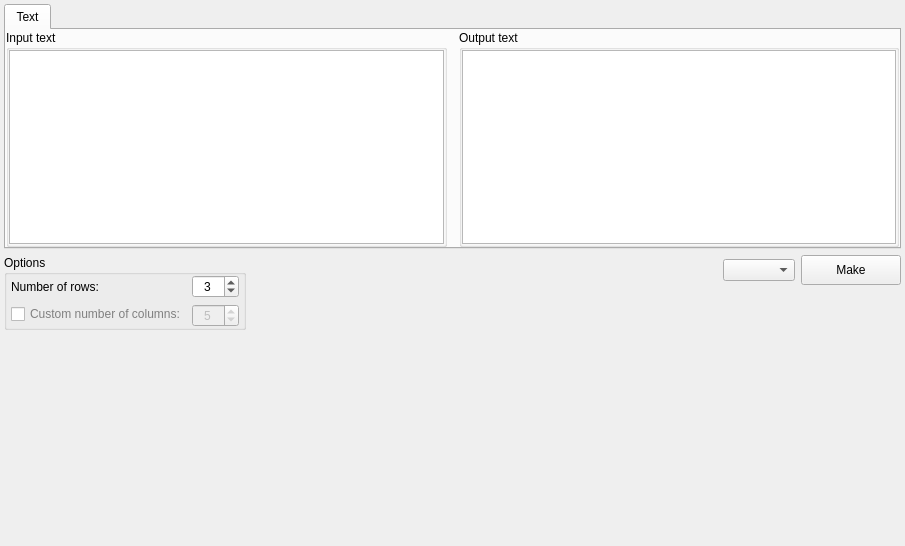
<?xml version="1.0" encoding="UTF-8"?>
<ui version="4.0">
 <class>Scytale</class>
 <widget class="QWidget" name="Scytale">
  <property name="geometry">
   <rect>
    <x>0</x>
    <y>0</y>
    <width>905</width>
    <height>546</height>
   </rect>
  </property>
  <property name="windowTitle">
   <string>Form</string>
  </property>
  <layout class="QVBoxLayout" name="verticalLayout_4">
   <property name="leftMargin">
    <number>4</number>
   </property>
   <property name="topMargin">
    <number>4</number>
   </property>
   <property name="rightMargin">
    <number>4</number>
   </property>
   <property name="bottomMargin">
    <number>4</number>
   </property>
   <item>
    <widget class="QTabWidget" name="tab_widget">
     <property name="maximumSize">
      <size>
       <width>16777215</width>
       <height>400</height>
      </size>
     </property>
     <widget class="QWidget" name="tab_text">
      <attribute name="title">
       <string>Text</string>
      </attribute>
      <layout class="QHBoxLayout" name="horizontalLayout">
       <property name="spacing">
        <number>12</number>
       </property>
       <property name="leftMargin">
        <number>0</number>
       </property>
       <property name="topMargin">
        <number>0</number>
       </property>
       <property name="rightMargin">
        <number>0</number>
       </property>
       <property name="bottomMargin">
        <number>0</number>
       </property>
       <item>
        <widget class="QGroupBox" name="group_box_input">
         <property name="title">
          <string>Input text</string>
         </property>
         <layout class="QVBoxLayout" name="verticalLayout_9">
          <property name="spacing">
           <number>0</number>
          </property>
          <property name="leftMargin">
           <number>0</number>
          </property>
          <property name="topMargin">
           <number>0</number>
          </property>
          <property name="rightMargin">
           <number>0</number>
          </property>
          <property name="bottomMargin">
           <number>0</number>
          </property>
          <item>
           <widget class="QTextEdit" name="text_edit_input"/>
          </item>
         </layout>
        </widget>
       </item>
       <item>
        <widget class="QGroupBox" name="group_box_output">
         <property name="title">
          <string>Output text</string>
         </property>
         <layout class="QVBoxLayout" name="verticalLayout_8">
          <property name="spacing">
           <number>0</number>
          </property>
          <property name="leftMargin">
           <number>0</number>
          </property>
          <property name="topMargin">
           <number>0</number>
          </property>
          <property name="rightMargin">
           <number>0</number>
          </property>
          <property name="bottomMargin">
           <number>0</number>
          </property>
          <item>
           <widget class="QTextEdit" name="text_edit_output">
            <property name="readOnly">
             <bool>true</bool>
            </property>
           </widget>
          </item>
         </layout>
        </widget>
       </item>
      </layout>
     </widget>
    </widget>
   </item>
   <item>
    <layout class="QHBoxLayout" name="horizontal_layout_1">
     <item>
      <layout class="QVBoxLayout" name="vertical_layout_2">
       <item>
        <widget class="QGroupBox" name="group_box_options">
         <property name="title">
          <string>Options</string>
         </property>
         <layout class="QVBoxLayout" name="verticalLayout">
          <property name="leftMargin">
           <number>0</number>
          </property>
          <property name="topMargin">
           <number>0</number>
          </property>
          <property name="rightMargin">
           <number>0</number>
          </property>
          <property name="bottomMargin">
           <number>0</number>
          </property>
          <item>
           <layout class="QFormLayout" name="form_layout_options">
            <property name="fieldGrowthPolicy">
             <enum>QFormLayout::ExpandingFieldsGrow</enum>
            </property>
            <property name="leftMargin">
             <number>4</number>
            </property>
            <property name="rightMargin">
             <number>4</number>
            </property>
            <item row="0" column="0">
             <widget class="QLabel" name="label_rows">
              <property name="text">
               <string>Number of rows:</string>
              </property>
             </widget>
            </item>
            <item row="0" column="1">
             <widget class="QSpinBox" name="spin_box_rows">
              <property name="frame">
               <bool>true</bool>
              </property>
              <property name="alignment">
               <set>Qt::AlignCenter</set>
              </property>
              <property name="buttonSymbols">
               <enum>QAbstractSpinBox::UpDownArrows</enum>
              </property>
              <property name="minimum">
               <number>1</number>
              </property>
              <property name="maximum">
               <number>999</number>
              </property>
              <property name="value">
               <number>3</number>
              </property>
             </widget>
            </item>
            <item row="1" column="0">
             <widget class="QCheckBox" name="check_box_columns">
              <property name="enabled">
               <bool>true</bool>
              </property>
              <property name="sizePolicy">
               <sizepolicy hsizetype="Fixed" vsizetype="Fixed">
                <horstretch>0</horstretch>
                <verstretch>0</verstretch>
               </sizepolicy>
              </property>
              <property name="layoutDirection">
               <enum>Qt::LeftToRight</enum>
              </property>
              <property name="styleSheet">
               <string notr="true">color: grey</string>
              </property>
              <property name="text">
               <string>Custom number of columns:</string>
              </property>
              <property name="autoExclusive">
               <bool>false</bool>
              </property>
              <property name="tristate">
               <bool>false</bool>
              </property>
             </widget>
            </item>
            <item row="1" column="1">
             <widget class="QSpinBox" name="spin_box_columns">
              <property name="enabled">
               <bool>false</bool>
              </property>
              <property name="sizePolicy">
               <sizepolicy hsizetype="Fixed" vsizetype="Fixed">
                <horstretch>0</horstretch>
                <verstretch>0</verstretch>
               </sizepolicy>
              </property>
              <property name="alignment">
               <set>Qt::AlignCenter</set>
              </property>
              <property name="readOnly">
               <bool>false</bool>
              </property>
              <property name="buttonSymbols">
               <enum>QAbstractSpinBox::UpDownArrows</enum>
              </property>
              <property name="accelerated">
               <bool>false</bool>
              </property>
              <property name="minimum">
               <number>1</number>
              </property>
              <property name="maximum">
               <number>999</number>
              </property>
              <property name="value">
               <number>5</number>
              </property>
             </widget>
            </item>
           </layout>
          </item>
         </layout>
        </widget>
       </item>
       <item>
        <spacer name="vertical_spacer_2">
         <property name="orientation">
          <enum>Qt::Vertical</enum>
         </property>
         <property name="sizeHint" stdset="0">
          <size>
           <width>20</width>
           <height>40</height>
          </size>
         </property>
        </spacer>
       </item>
      </layout>
     </item>
     <item>
      <spacer name="horizontal_spacer_1">
       <property name="orientation">
        <enum>Qt::Horizontal</enum>
       </property>
       <property name="sizeHint" stdset="0">
        <size>
         <width>40</width>
         <height>20</height>
        </size>
       </property>
      </spacer>
     </item>
     <item>
      <layout class="QVBoxLayout" name="vertical_layout_1">
       <item>
        <layout class="QHBoxLayout" name="horizontal_layout_2">
         <item>
          <widget class="QComboBox" name="combo_box_enc_proc">
           <property name="sizePolicy">
            <sizepolicy hsizetype="Fixed" vsizetype="Fixed">
             <horstretch>0</horstretch>
             <verstretch>0</verstretch>
            </sizepolicy>
           </property>
           <property name="maximumSize">
            <size>
             <width>16777215</width>
             <height>16777215</height>
            </size>
           </property>
           <property name="frame">
            <bool>true</bool>
           </property>
          </widget>
         </item>
         <item>
          <widget class="QPushButton" name="button_make">
           <property name="sizePolicy">
            <sizepolicy hsizetype="Fixed" vsizetype="Fixed">
             <horstretch>0</horstretch>
             <verstretch>0</verstretch>
            </sizepolicy>
           </property>
           <property name="minimumSize">
            <size>
             <width>100</width>
             <height>30</height>
            </size>
           </property>
           <property name="text">
            <string>Make</string>
           </property>
          </widget>
         </item>
        </layout>
       </item>
       <item>
        <spacer name="vertical_spacer_1">
         <property name="orientation">
          <enum>Qt::Vertical</enum>
         </property>
         <property name="sizeHint" stdset="0">
          <size>
           <width>20</width>
           <height>40</height>
          </size>
         </property>
        </spacer>
       </item>
      </layout>
     </item>
    </layout>
   </item>
   <item>
    <spacer name="vertical_spacer_3">
     <property name="orientation">
      <enum>Qt::Vertical</enum>
     </property>
     <property name="sizeHint" stdset="0">
      <size>
       <width>20</width>
       <height>128</height>
      </size>
     </property>
    </spacer>
   </item>
  </layout>
 </widget>
 <resources/>
 <connections/>
</ui>
